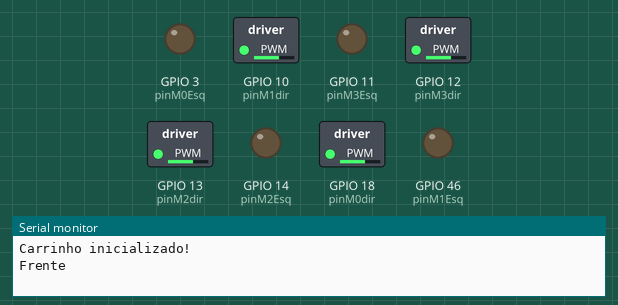
This program was run on a simulated ESP32-S3. Parts: switched loads named in the program (green lamp = pin HIGH), output pins drawn as LEDs (lit = HIGH), the last lines printed to the serial monitor.

Above: at 0.15 s.
At 5.5 s:
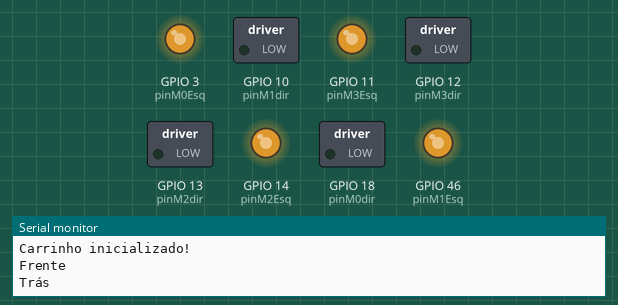
At 10.4 s:
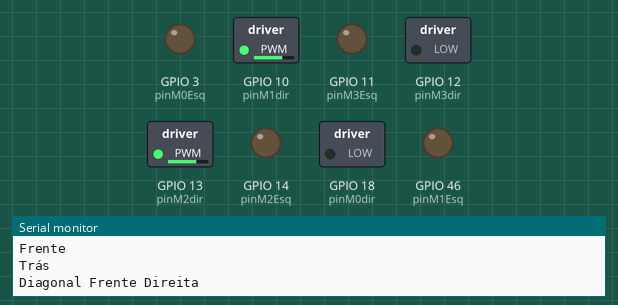
At 15.3 s:
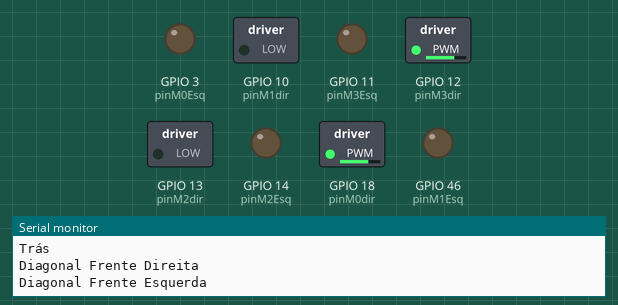
At 25.2 s:
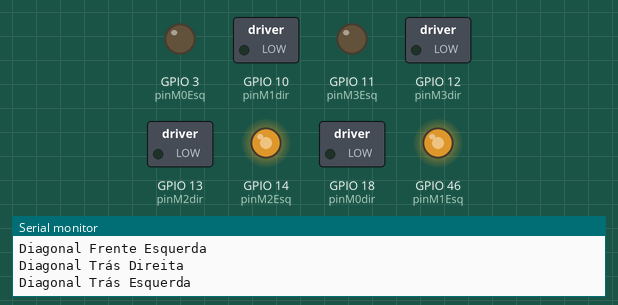
At 35.1 s:
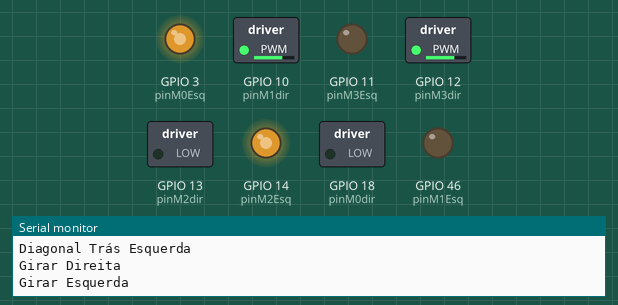
Timing chart, 0 to 40.0 s (numbered marks = the images above):
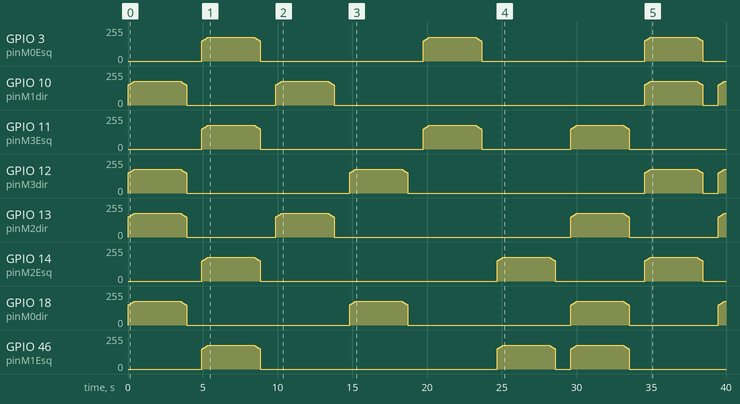

The program:

main.cpp
```cpp
#include <Arduino.h> // Biblioteca principal para programação em C++ no Arduino

//* --------- MAPEAMENTO DOS MOTORES ---------------
// Cada motor tem dois pinos (direita e esquerda) para controle de rotação (sentido horário/anti-horário)

#define pinM0dir 18
#define pinM0Esq 3
#define pinM1dir 10
#define pinM1Esq 46
#define pinM2dir 13
#define pinM2Esq 14
#define pinM3dir 12
#define pinM3Esq 11

//* --------- CONFIGURAÇÕES DE PWM ---------------
#define frequenciaPWM 20000  // Frequência de PWM (20 kHz) — evita ruído audível nos motores
#define resolucaoPWM 8       // Resolução de 8 bits → valores de 0 a 255
#define VELOCIDADE_PADRAO 30 // Velocidade base usada nas rampas (% de 0 a 100)
#define TEMPO_RAMPA 15       // Tempo (ms) entre cada passo de aceleração/desaceleração
#define PASSOS_RAMPA 20      // Número de passos da rampa — mais passos = movimento mais suave

// -------- MATRIZES DE PINOS E CANAIS ---------
// Estruturas para facilitar o controle de 4 motores com 2 pinos PWM cada

const uint8_t pinMotor[4][2] = {
    {pinM0Esq, pinM0dir},
    {pinM1Esq, pinM1dir},
    {pinM2Esq, pinM2dir},
    {pinM3Esq, pinM3dir}};

const uint8_t chMotor[4][2] = {
    {0, 1}, // Motor 0 usa canais 0 e 1
    {2, 3}, // Motor 1 usa canais 2 e 3
    {4, 5}, // Motor 2 usa canais 4 e 5
    {6, 7}  // Motor 3 usa canais 6 e 7
};

// -------- FUNÇÕES AUXILIARES --------

// Função para converter valor percentual (0–100%) em valor PWM (0–255)
uint8_t velocidade(uint8_t valor)
{
  return valor != 0
             ? map(valor, 0, 100, 150, 255) // Garante que motores não girem muito fraco (<150)
             : 0;
}

// Função para parar todos os motores
void parar()
{
  for (int i = 0; i < 4; i++)
  {
    ledcWrite(chMotor[i][0], 0);
    ledcWrite(chMotor[i][1], 0);
  }
}

// -------- MOVIMENTOS BÁSICOS --------

// Movimento para frente — todos motores giram no mesmo sentido
void frente(uint8_t vel)
{
  for (int i = 0; i < 4; i++)
  {
    ledcWrite(chMotor[i][1], velocidade(vel)); // Liga lado direito
    ledcWrite(chMotor[i][0], 0);               // Desliga lado esquerdo
  }
}

// Movimento para trás — inverte sentido de rotação
void tras(uint8_t vel)
{
  for (int i = 0; i < 4; i++)
  {
    ledcWrite(chMotor[i][0], velocidade(vel)); // Liga lado esquerdo
    ledcWrite(chMotor[i][1], 0);               // Desliga lado direito
  }
}

// Movimento lateral para a direita
void direita(uint8_t vel)
{
  // Cada motor combina direção diferente para gerar o movimento lateral
  ledcWrite(chMotor[0][1], velocidade(vel));
  ledcWrite(chMotor[0][0], 0);

  ledcWrite(chMotor[1][0], velocidade(vel));
  ledcWrite(chMotor[1][1], 0);

  ledcWrite(chMotor[2][0], velocidade(vel));
  ledcWrite(chMotor[2][1], 0);

  ledcWrite(chMotor[3][1], velocidade(vel));
  ledcWrite(chMotor[3][0], 0);
}

// Movimento lateral para a esquerda
void esquerda(uint8_t vel)
{
  ledcWrite(chMotor[0][0], velocidade(vel));
  ledcWrite(chMotor[0][1], 0);

  ledcWrite(chMotor[1][1], velocidade(vel));
  ledcWrite(chMotor[1][0], 0);

  ledcWrite(chMotor[2][1], velocidade(vel));
  ledcWrite(chMotor[2][0], 0);

  ledcWrite(chMotor[3][0], velocidade(vel));
  ledcWrite(chMotor[3][1], 0);
}

// -------- MOVIMENTOS DIAGONAIS --------

// Frente-direita → apenas motores M1 e M2 empurram
void diagonalFrenteDireita(uint8_t vel)
{
  ledcWrite(chMotor[0][1], 0);
  ledcWrite(chMotor[0][0], 0);

  ledcWrite(chMotor[1][1], velocidade(vel));
  ledcWrite(chMotor[1][0], 0);

  ledcWrite(chMotor[2][1], velocidade(vel));
  ledcWrite(chMotor[2][0], 0);

  ledcWrite(chMotor[3][1], 0);
  ledcWrite(chMotor[3][0], 0);
}

// Frente-esquerda → apenas motores M0 e M3 empurram
void diagonalFrenteEsquerda(uint8_t vel)
{
  ledcWrite(chMotor[0][1], velocidade(vel));
  ledcWrite(chMotor[0][0], 0);

  ledcWrite(chMotor[1][1], 0);
  ledcWrite(chMotor[1][0], 0);

  ledcWrite(chMotor[2][1], 0);
  ledcWrite(chMotor[2][0], 0);

  ledcWrite(chMotor[3][1], velocidade(vel));
  ledcWrite(chMotor[3][0], 0);
}

// Trás-direita → inverso da frente-esquerda
void diagonalTrasDireita(uint8_t vel)
{
  ledcWrite(chMotor[0][0], velocidade(vel));
  ledcWrite(chMotor[0][1], 0);

  ledcWrite(chMotor[1][0], 0);
  ledcWrite(chMotor[1][1], 0);

  ledcWrite(chMotor[2][0], 0);
  ledcWrite(chMotor[2][1], 0);

  ledcWrite(chMotor[3][0], velocidade(vel));
  ledcWrite(chMotor[3][1], 0);
}

// Trás-esquerda → inverso da frente-direita
void diagonalTrasEsquerda(uint8_t vel)
{
  ledcWrite(chMotor[0][0], 0);
  ledcWrite(chMotor[0][1], 0);

  ledcWrite(chMotor[1][0], velocidade(vel));
  ledcWrite(chMotor[1][1], 0);

  ledcWrite(chMotor[2][0], velocidade(vel));
  ledcWrite(chMotor[2][1], 0);

  ledcWrite(chMotor[3][0], 0);
  ledcWrite(chMotor[3][1], 0);
}

// -------- GIROS --------

// Gira o robô no sentido horário (direita)
void girarDireita(uint8_t vel)
{
  ledcWrite(chMotor[0][1], velocidade(vel));
  ledcWrite(chMotor[0][0], 0);

  ledcWrite(chMotor[1][0], velocidade(vel));
  ledcWrite(chMotor[1][1], 0);

  ledcWrite(chMotor[2][1], velocidade(vel));
  ledcWrite(chMotor[2][0], 0);

  ledcWrite(chMotor[3][0], velocidade(vel));
  ledcWrite(chMotor[3][1], 0);
}

// Gira o robô no sentido anti-horário (esquerda)
void girarEsquerda(uint8_t vel)
{
  ledcWrite(chMotor[0][0], velocidade(vel));
  ledcWrite(chMotor[0][1], 0);

  ledcWrite(chMotor[1][1], velocidade(vel));
  ledcWrite(chMotor[1][0], 0);

  ledcWrite(chMotor[2][0], velocidade(vel));
  ledcWrite(chMotor[2][1], 0);

  ledcWrite(chMotor[3][1], velocidade(vel));
  ledcWrite(chMotor[3][0], 0);
}

// -------- FUNÇÕES DE RAMPA --------
// Acelera progressivamente até a VELOCIDADE_PADRAO
void rampaAcelerar(void (*movimento)(uint8_t))
{
  for (int v = 0; v <= VELOCIDADE_PADRAO; v += (VELOCIDADE_PADRAO / PASSOS_RAMPA))
  {
    movimento(v); // Aplica o movimento com velocidade crescente
    delay(TEMPO_RAMPA);
  }
}

// Desacelera progressivamente até parar
void rampaDesacelerar(void (*movimento)(uint8_t))
{
  for (int v = VELOCIDADE_PADRAO; v >= 0; v -= (VELOCIDADE_PADRAO / PASSOS_RAMPA))
  {
    movimento(v);
    delay(TEMPO_RAMPA);
  }
  parar(); // Garante que todos motores parem
}

// -------- CONFIGURAÇÃO INICIAL --------
void setup()
{
  Serial.begin(9600); // Inicializa o monitor serial
  for (int i = 0; i < 4; i++)
  {
    for (int j = 0; j < 2; j++)
    {
      pinMode(pinMotor[i][j], OUTPUT);                       // Define pinos como saída
      ledcSetup(chMotor[i][j], frequenciaPWM, resolucaoPWM); // Configura PWM para o canal
      ledcAttachPin(pinMotor[i][j], chMotor[i][j]);          // Liga canal PWM ao pino correspondente
    }
  }
  Serial.println("Carrinho inicializado!");
}

// -------- LOOP DE TESTE AUTOMÁTICO --------
// Executa cada tipo de movimento com aceleração e desaceleração
void loop()
{
  Serial.println("Frente");
  rampaAcelerar(frente);
  delay(3000);
  rampaDesacelerar(frente);
  delay(1000);

  Serial.println("Trás");
  rampaAcelerar(tras);
  delay(3000);
  rampaDesacelerar(tras);
  delay(1000);

  Serial.println("Diagonal Frente Direita");
  rampaAcelerar(diagonalFrenteDireita);
  delay(3000);
  rampaDesacelerar(diagonalFrenteDireita);
  delay(1000);

  Serial.println("Diagonal Frente Esquerda");
  rampaAcelerar(diagonalFrenteEsquerda);
  delay(3000);
  rampaDesacelerar(diagonalFrenteEsquerda);
  delay(1000);

  Serial.println("Diagonal Trás Direita");
  rampaAcelerar(diagonalTrasDireita);
  delay(3000);
  rampaDesacelerar(diagonalTrasDireita);
  delay(1000);

  Serial.println("Diagonal Trás Esquerda");
  rampaAcelerar(diagonalTrasEsquerda);
  delay(3000);
  rampaDesacelerar(diagonalTrasEsquerda);
  delay(1000);

  Serial.println("Girar Direita");
  rampaAcelerar(girarDireita);
  delay(3000);
  rampaDesacelerar(girarDireita);
  delay(1000);

  Serial.println("Girar Esquerda");
  rampaAcelerar(girarEsquerda);
  delay(3000);
  rampaDesacelerar(girarEsquerda);
  delay(1000);
}
```
